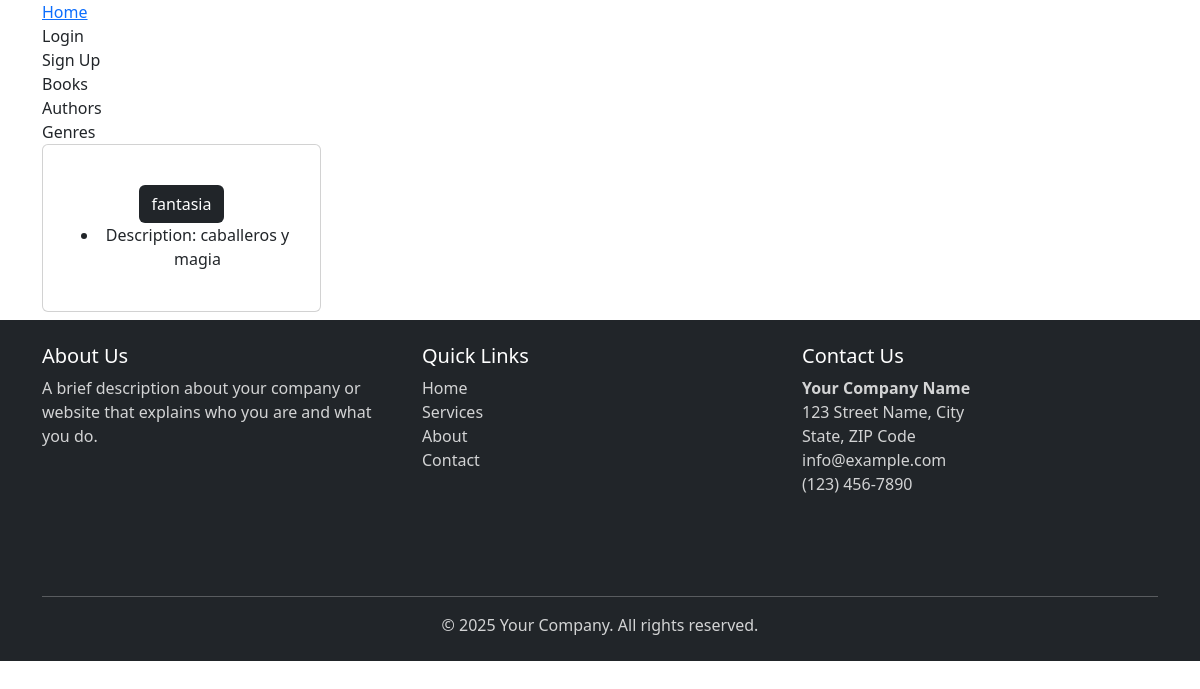
/bookstore_app/genre_list/, run on an earlier commit of the app's database.
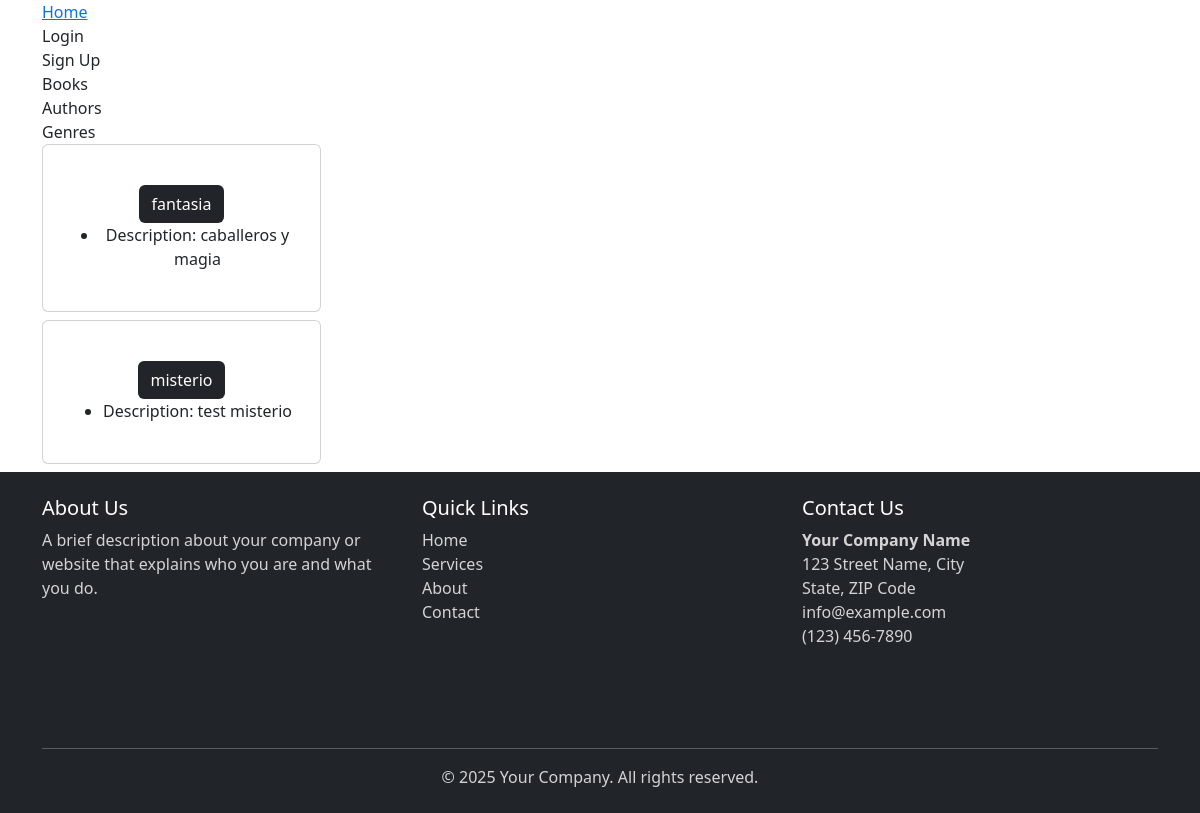
And on a later commit of the database.
### bookstore_app/models.py (models this page shows, shortened)
class Genre(models.Model):
    name = models.CharField(max_length=50)
    description = models.TextField()

### bookstore_app/views.py (the view)
# urls.py: path('genre_list/', views.GenreListView, name='bookstore_app.genre_list'),
def GenreListView(request):
    genres = Genre.objects.all()
    template_data = {}
    template_data['title'] = 'Genre'
    template_data['genres'] = genres
    return render(request, 'bookstore_app/genre_list.html', {'template_data': template_data})

### templates/bookstore_app/genre_list.html (shortened to what this page needs)
{% extends 'base.html' %}
{% block content %}
{% for genre in template_data.genres %}
      <div class="col-md-4 col-lg-3 mb-2">
        <div class="p-2 card align-items-center pt-4">
          <div class="card-body text-center">
            <a href="{% url 'bookstore_app.genre_detail' id=genre.id %}" class="btn bg-dark text-white">
              {{ genre.name }}
            </a>
            <ul>
                <li>Description: {{genre.description}}</li>
            </ul>
          </div>
        </div>
      </div>
{% endfor %}
{% endblock %}

What changed in the data, as far as the page shows it:
added Genre: name "misterio", description "test misterio"
